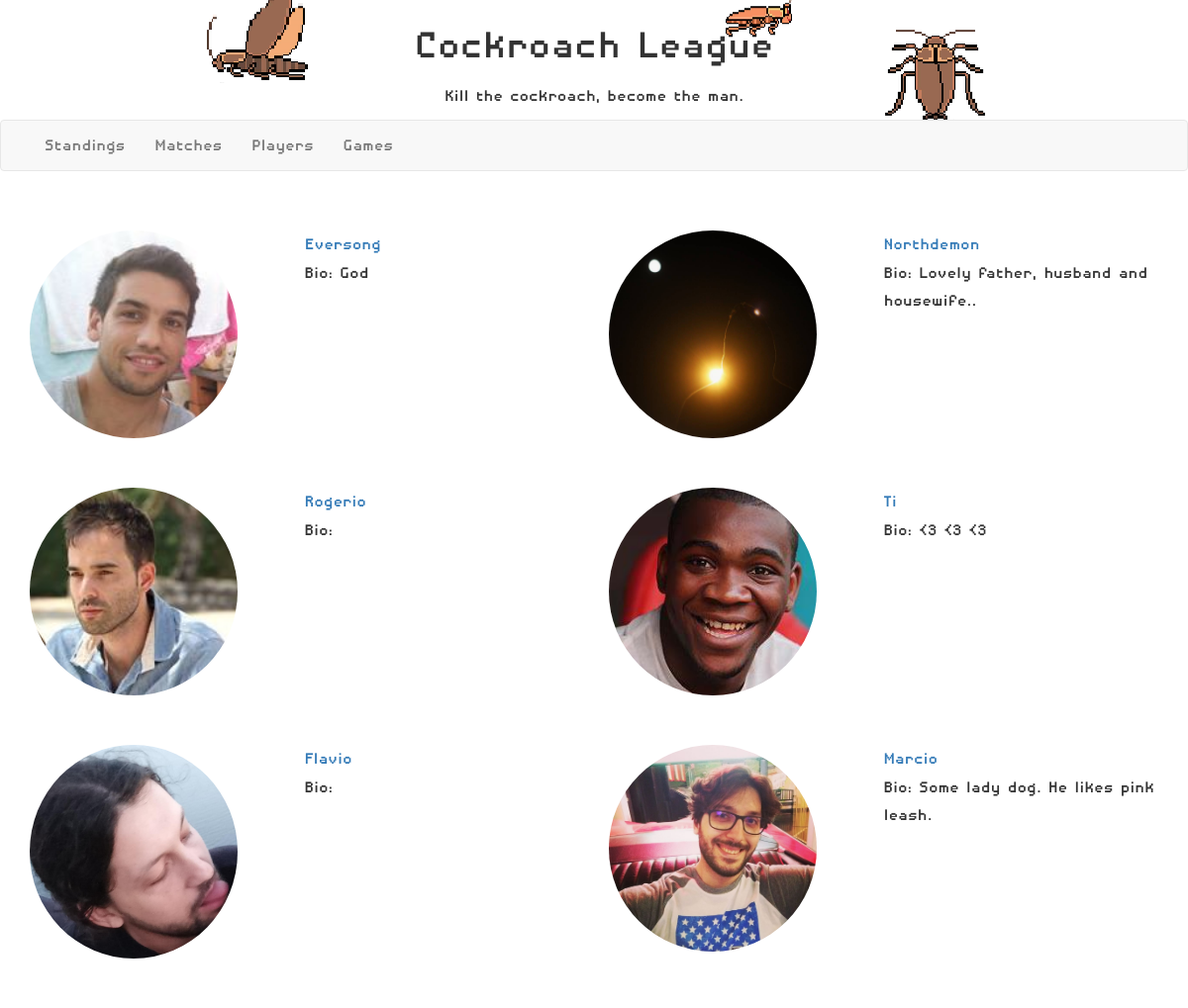
The page /rankings/players on the database as committed earlier.
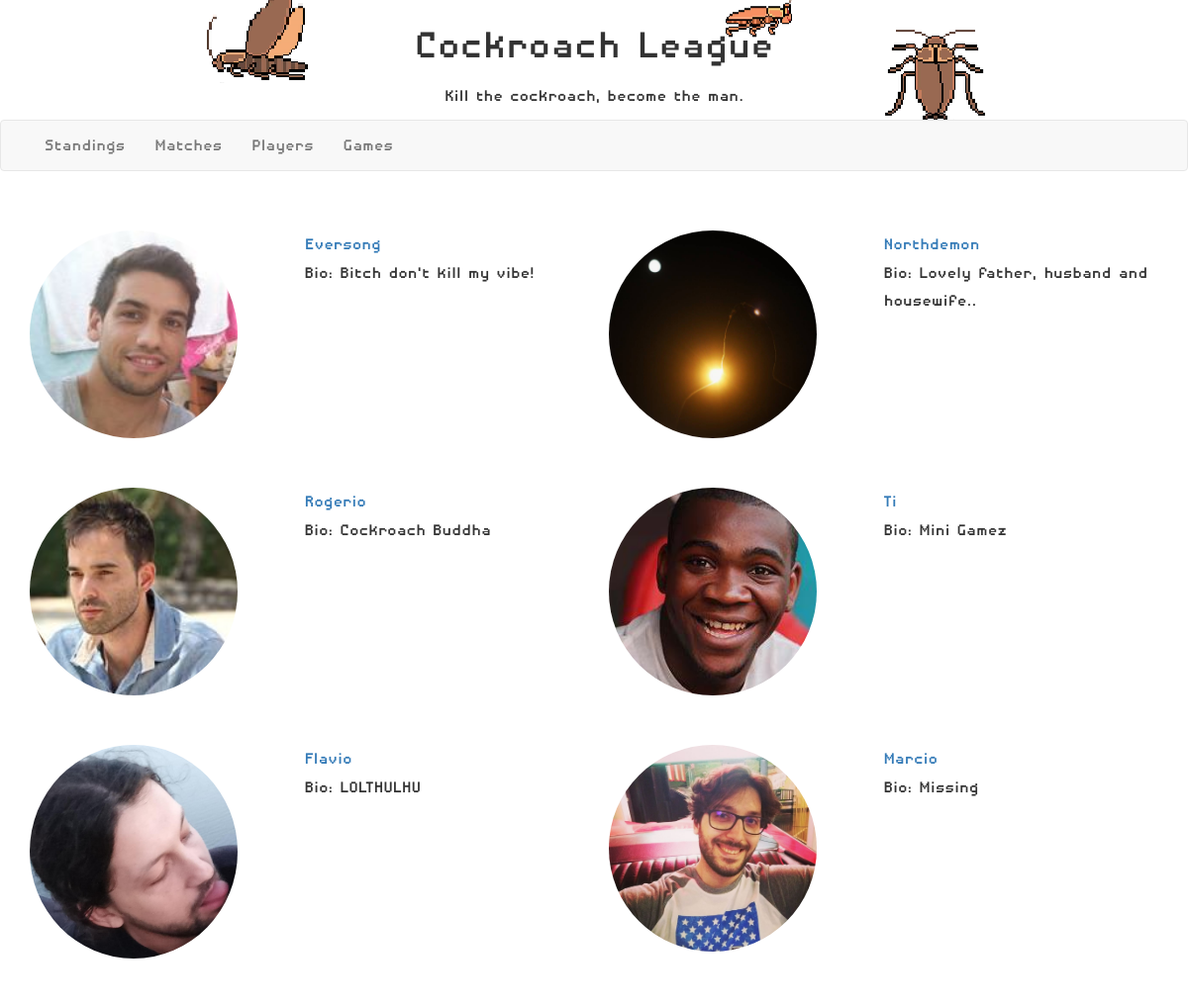
The same page on the database as committed later.
### rankings/models.py (models this page shows, shortened)
class Player(models.Model):
    player_nickname = models.CharField(max_length=15, primary_key=True, null=False)
    player_first_name = models.CharField(max_length=15, null=False)
    player_last_name = models.CharField(max_length=15, null=False)
    player_photo = models.ImageField()
    player_bio = models.TextField(null=True, blank=True)

### rankings/views.py (the view)
# urls.py: path('players', views.players, name='players'),
def players(request):
    players = Player.objects.filter()
    players_rows = split_list_columns(players, 2)
    context = {
        'players': players_rows,
    }
    return render(request, 'players.html', context=context)

### rankings/views.py (called while the page is built)
def split_list_columns(l, num_column):
    l_rows = []
    row = []
    elem_count = 0
    for e in l:
        if elem_count < num_column:
            row.append(e)
            elem_count += 1
        else:
            l_rows.append(row)
            row = [e]
            elem_count = 1
    l_rows.append(row)
    return l_rows

### templates/players.html
{% extends "base_generic.html" %}
{% block content %}
    <div class="container" style="margin-top: 5%">
    {% for players_row in players %}
        <div class="row" style="margin-bottom: 25px">
        {% for player in players_row %}
            <div class="col-md-6 col-xs-12">
                <div class="row" style="margin-bottom: 25px">
                    <div class="col-md-6 col-xs-6">
                        <img class="img img-circle" src="{{ MEDIA_URL }}{{ player.player_photo.url }}">
                    </div>
                    <div class="col-md-6 col-xs-6">
                        <div class="row">
                            <a href="{% url 'player' player.player_nickname  %}">{{ player.player_nickname }}</a>
                        </div>
                        <div class="row">
                            Bio: {{ player.player_bio }}
                        </div>
                    </div>
                </div>
            </div>
        {% endfor %}
        </div>
    {% endfor %}
    </div>
{% endblock %}

### templates/base_generic.html (shortened to what this page needs)
<!DOCTYPE html>
<html lang="en">
<head>
  <link rel="stylesheet" href="https://maxcdn.bootstrapcdn.com/bootstrap/3.3.7/css/bootstrap.min.css">
  {% load static %}
  <link rel="stylesheet" href="{% static 'css/styles.css' %}">
</head>
<body class="body">
    <div class="banner" style="margin-bottom: 0px; margin-top: 0px">
        <div class="row text-center">
            <h1 style="font-size: 48px">Cockroach League</h1>
        </div>
        <div class="row text-center">
            <p>Kill the cockroach, become the man.</p>
        </div>
    </div>
    <div>
        <nav class="navbar navbar-default" style="margin-bottom: 15px">
          <div class="container text-center">
            <ul class="nav navbar-nav">
              <li><a href="{% url 'index' %}">Standings</a></li>
              <li><a href="{% url 'matches' %}">Matches</a></li>
                <li><a href="{% url 'players' %}">Players</a></li>
              <li><a href="{% url 'games' %}">Games</a></li>
            </ul>
          </div>
        </nav>
    </div>
{% block content %}{% endblock %}
</body>
</html>

### rankings/static/css/styles.css (style rules this page uses)
.body { font-family: "Disposable Droid"; font-size: 20px; }
.img-circle { border-radius: 60%; width: 80%; }
.banner { background-image: url("../img/background_cockroach.png"); background-position: center; background-repeat: no-repeat; }

Rows that differ between the two databases and show on the page:
changed Player "Eversong": player_bio "God" → "Bitch don't kill my vibe!"
changed Player "Rogerio": player_bio (not shown) → "Cockroach Buddha"
changed Player "Ti": player_bio "<3 <3 <3" → "Mini Gamez"
changed Player "Flavio": player_bio (not shown) → "LOLTHULHU"
changed Player "Marcio": player_bio "Some lady dog. He likes pink leash." → "Missing"
